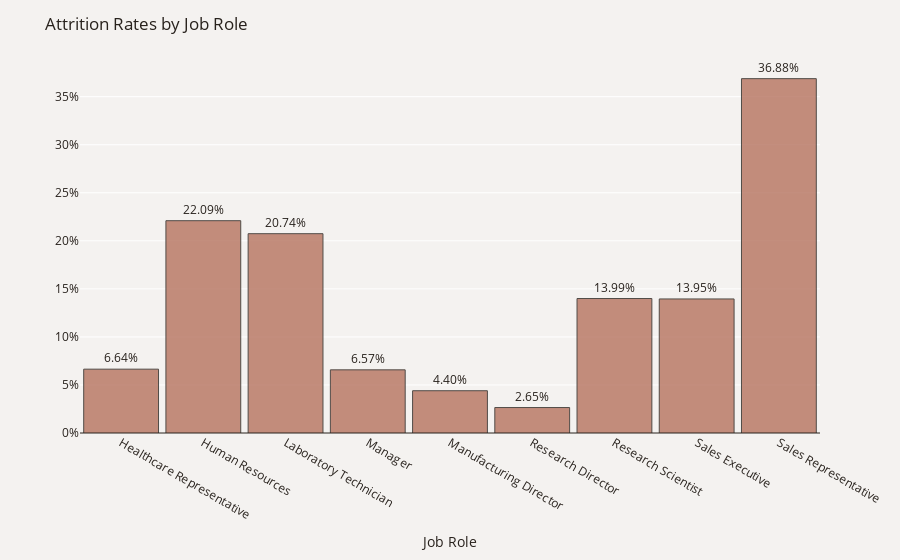

The code cell stored with this chart in its notebook:
### Markdown cell above
**Graph above**:
Laboratory Technicians represented 28.15% of all employees who left the company, marking the highest attrition contribution from any job role. On the other hand, Research Directors accounted for only 0.92% of the employees who left, making it the job role with the least attrition contribution."

**Graph below**:
In the Sales Representative group, the attrition rate was the highest across all job roles, with almost 37% (roughly 2 out of every 5 employees) leaving the company. Conversely, the Research Director role experienced the lowest attrition rate across all job roles, with just 2.65% of employees choosing to leave."

**Conclusion**:

These analyses provide two valuable perspectives on employee attrition across different job roles in the company. The first analysis (Graph above:) offers an understanding of which roles contribute most to overall attrition, which can highlight areas of concern. 

The second analysis (Graph below) informs us about attrition rates within each role, highlighting job roles where a large proportion of employees are leaving. The fact that the Sales Representative role sees the highest rate of attrition (Graph below) despite not contributing the most to overall attrition (Graph above:) underlines the need for a multifaceted approach to understanding and addressing attrition.


By analyzing attrition in two ways, we get a clearer picture of what's happening. In graph above, we found out that most people leaving the company were Laboratory Technicians. However, this doesn't mean Laboratory Technicians are most likely to leave the company. 

In graph below, we discovered that, percentage-wise, Sales Representatives are most likely to leave the company. Even though they're not the largest group leaving overall, they have the highest chance of leaving among all the roles.

### Code cell
# Calculate total number of employees in each role and those who left
total_employees = df['JobRole'].value_counts()
left_employees = df[df['Attrition'] == 'Yes']['JobRole'].value_counts()

# Calculate attrition rate and reset the index
attrition_rate = (left_employees / total_employees * 100).reset_index()
attrition_rate.columns = ['JobRole', 'AttritionRate']

# Create the plot
fig = px.bar(attrition_rate, x='JobRole', y='AttritionRate', text='AttritionRate',
             labels={'AttritionRate': 'Attrition Rate (%)', 'JobRole': 'Job Role'}, 
             color_discrete_sequence=['#B6735F'], opacity=0.8)

# Format the text shown on the bars
fig.update_traces(texttemplate='%{text:.2f}%', textposition='outside', 
                  marker_line=dict(width=1, color='#28221D'))

# Update y-axis and layout
fig.update_yaxes(title="", zeroline=True, zerolinewidth=1, zerolinecolor='#28221D', 
                 ticksuffix='%')
fig.update_layout(title_text='Attrition Rates by Job Role', bargap=.09, 
                  font_color='#28221D', paper_bgcolor='#F4F2F0', plot_bgcolor='#F4F2F0')

fig.show()

### Figure 1 — Plotly figure (JSON) as saved in the notebook; plotly's stock layout.template omitted (floating-point values rounded to 4 significant figures)
{"data": [{"alignmentgroup": "True", "hovertemplate": "Job Role=%{x}<br>Attrition Rate (%)=%{text}<extra></extra>", "legendgroup": "", "marker": {"color": "#B6735F", "line": {"color": "#28221D", "width": 1}, "opacity": 0.8, "pattern": {"shape": ""}}, "name": "", "offsetgroup": "", "orientation": "v", "showlegend": false, "text": [6.643, 22.09, 20.74, 6.573, 4.399, 2.649, 13.99, 13.95, 36.88], "textposition": "outside", "texttemplate": "%{text:.2f}%", "type": "bar", "x": ["Healthcare Representative", "Human Resources", "Laboratory Technician", "Manager", "Manufacturing Director", "Research Director", "Research Scientist", "Sales Executive", "Sales Representative"], "xaxis": "x", "y": [6.643, 22.09, 20.74, 6.573, 4.399, 2.649, 13.99, 13.95, 36.88], "yaxis": "y"}], "layout": {"bargap": 0.09, "barmode": "relative", "font": {"color": "#28221D"}, "legend": {"tracegroupgap": 0}, "margin": {"t": 60}, "paper_bgcolor": "#F4F2F0", "plot_bgcolor": "#F4F2F0", "title": {"text": "Attrition Rates by Job Role"}, "xaxis": {"anchor": "y", "domain": [0, 1], "title": {"text": "Job Role"}}, "yaxis": {"anchor": "x", "domain": [0, 1], "ticksuffix": "%", "title": {"text": ""}, "zeroline": true, "zerolinecolor": "#28221D", "zerolinewidth": 1}}}
